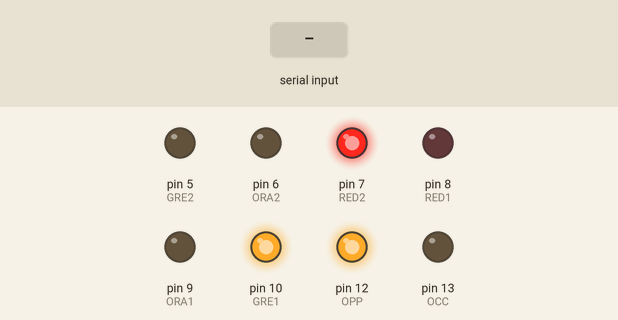
This sketch was run on a simulated Arduino Uno, built with avr-gcc and run on an emulated ATmega328P. Parts: output pins drawn as LEDs (lit = HIGH). The inputs (shaded band) are chosen by the test bench.

Above: at 1.2 s.
1.3 s: "1\n" received over Serial
At 3.0 s:
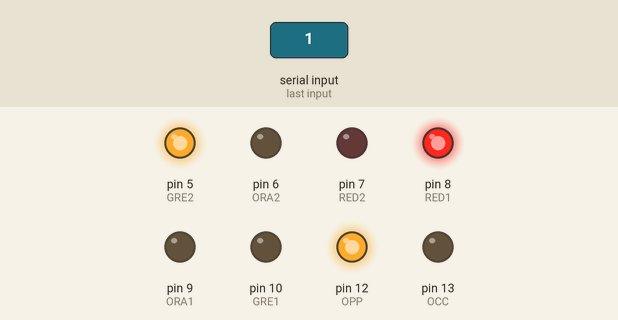
At 4.5 s:
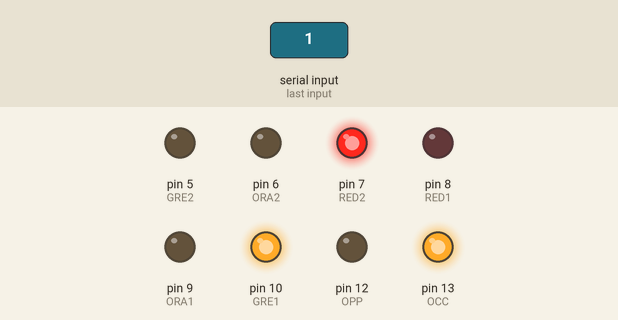
Timing chart, 0 to 10.3 s (numbered marks = the images above; inputs shaded):
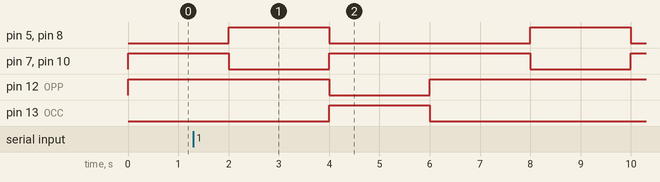

The sketch:

ProgramaArduinoSemaforo.ino
```cpp
int RED1 = 8;
int ORA1 = 9;
int GRE1 = 10;

int RED2 = 7;
int ORA2 = 6;
int GRE2 = 5;

int OPP = 12; //emergencial ativo
int OCC = 13;//FUNCIONAMENTO SMART

int leitura;
int aux = 0;

void OperacaoPython(int leitura){

 digitalWrite(OPP, LOW); // led 12 ativado emergencial
 digitalWrite(OCC, HIGH); // desative o carater python


  if(leitura == '1'){
    digitalWrite(RED1, LOW);
    digitalWrite(ORA1, LOW);
    digitalWrite(GRE1, HIGH);

    digitalWrite(RED2, HIGH);
    digitalWrite(ORA2, LOW);
    digitalWrite(GRE2, LOW);
                                 }

 if(leitura == '0'){

    digitalWrite(RED2, LOW);
    digitalWrite(ORA2, LOW);
    digitalWrite(GRE2, HIGH);

    digitalWrite(RED1, HIGH);
    digitalWrite(ORA1, LOW);
    digitalWrite(GRE1, LOW);     }

}

void emergencial(){
 digitalWrite(OPP, HIGH); // led 12 ativado emergencial
 digitalWrite(OCC, LOW); // desative o carater python

 digitalWrite(RED2, HIGH);
 digitalWrite(GRE1, HIGH);
 digitalWrite(RED1, LOW);
 digitalWrite(GRE2, LOW);
 digitalWrite(ORA1, LOW);
 digitalWrite(ORA2, LOW);

 delay(2000);

 digitalWrite(RED1, HIGH);
 digitalWrite(GRE2, HIGH);
 digitalWrite(RED2, LOW);
 digitalWrite(GRE1, LOW);
 digitalWrite(ORA1, LOW);
 digitalWrite(ORA2, LOW);

  delay(2000);}

void setup() {

  Serial.begin(9600);
  pinMode(RED1, OUTPUT);
  pinMode(ORA1, OUTPUT);
  pinMode(GRE1, OUTPUT);

  pinMode(RED2, OUTPUT);
  pinMode(ORA2, OUTPUT);
  pinMode(GRE2, OUTPUT);

  pinMode(OPP, OUTPUT);
  pinMode(OCC, OUTPUT);

}

void loop() {

if (Serial.available()){   //enquanto existir comunicacao com o python
    char leitura = Serial.read(); //leia do serial
    //deixa o arduino no modo python
    digitalWrite(OPP, LOW);
    digitalWrite(OCC, HIGH);
    OperacaoPython(leitura);
    delay(1000); //leia o serial somente de 1 em 1 segundo
     if(leitura == 10){
     emergencial();
     }
     }

else{ //se nao existir conexao com o python opere em carater de emergencia
emergencial();
}
}//fecha o loop
```

Measured:
- after the input at 1.3 s, pin 5 (GRE2), pin 8 (RED1): LOW → HIGH after 6.7 s, → LOW 2.0 s later; pin 7 (RED2), pin 10 (GRE1): HIGH → LOW after 6.7 s, → HIGH 2.0 s later; pin 12 (OPP): HIGH → LOW after 2.7 s, → HIGH 2.0 s later; pin 13 (OCC): LOW → HIGH after 2.7 s, → LOW 2.0 s later
